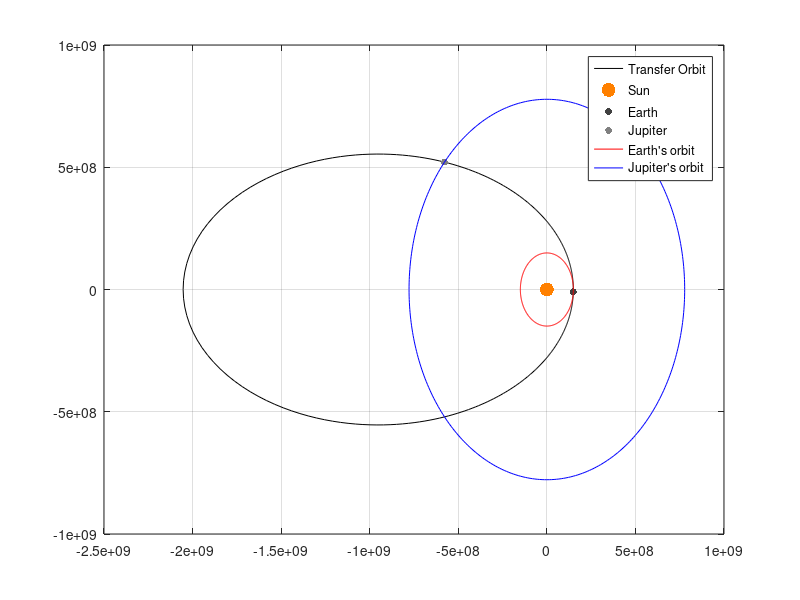
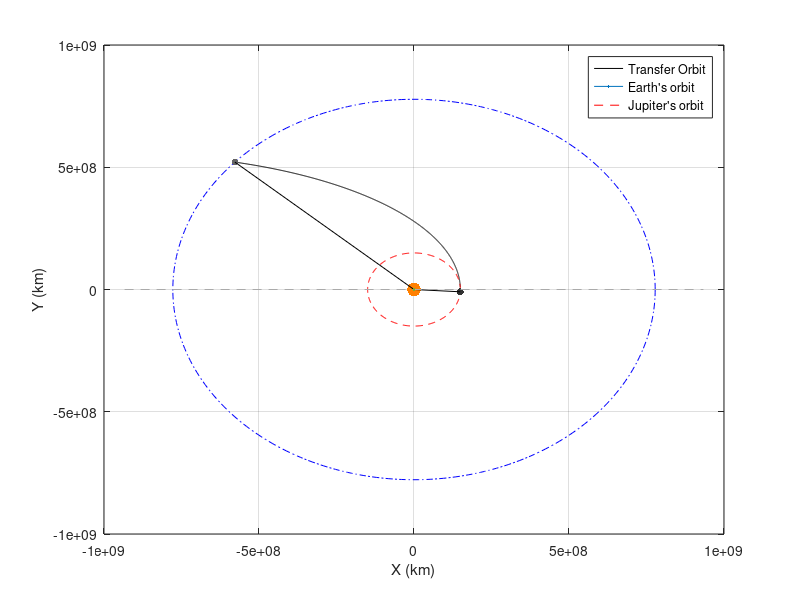

MATLAB code to generate these figures, in order:
clc
clear
close all

h = 6.080792635971896e+09;
mu = 1.327e11;
e = 0.864294954010606;
theta = 0:1:360;
theta_t = (360-356.4033):0.1:137.9554;

r = ((h*h/mu)./(1+e*cosd(theta)));
r_t = ((h*h/mu)./(1+e*cosd(theta_t)));

r_vec = r .* [cosd(theta);sind(theta)];
r_vec_t = r_t .* [cosd(theta_t);sind(theta_t)];

theta1 = 356.4033;
theta2 = 137.9554;
R1 = 149.6e6;       % Distance to Earth from Sun (km)
R2 = 778e6;         % Distance to Jupiter from Sun (km)

%thetas
t1 = 0:0.1:theta1;
t2 = 0:0.1:theta2;

figure
plot(r_vec(1,:),r_vec(2,:),"k");
hold on
scatter(0, 0, 100, 'filled', 'MarkerFaceColor', [255,128,0]/255);
scatter(R1*cosd(theta1),R1*sind(theta1),25, 'filled', 'MarkerFaceColor', [64,64,64]/255);
scatter(R2*cosd(theta2),R2*sind(theta2),25, 'filled', 'MarkerFaceColor', [128,128,128]/255);
plot(R1*cosd(theta),R1*sind(theta),"r");
plot(R2*cosd(theta),R2*sind(theta),"b");
hold off
legend("Transfer Orbit", "Sun","Earth","Jupiter","Earth's orbit", "Jupiter's orbit");
grid on

figure
plot(r_vec_t(1,:),r_vec_t(2,:),"k",LineWidth=1);
hold on
plot(R1*cosd(theta),R1*sind(theta),"--r", LineWidth=1);
plot(R2*cosd(theta),R2*sind(theta),"-.b",LineWidth=1);
scatter(0, 0, 100, 'filled', 'MarkerFaceColor', [255,128,0]/255);
scatter(R1*cosd(theta1),R1*sind(theta1),25, 'filled', 'MarkerFaceColor', [50,50,50]/255);
scatter(R2*cosd(theta2),R2*sind(theta2),25, 'filled', 'MarkerFaceColor', [100,100,100]/255);
plot([0,R1*cosd(theta1)],[0,R1*sind(theta1)],"k");
plot([0,R2*cosd(theta2)],[0,R2*sind(theta2)],"k");
% plot(R1*0.45*cosd(t1), R1*0.45*sind(t1),"k");
% plot(R1*0.35*cosd(t2), R1*0.35*sind(t2),"k");
plot([1.2*R2*cosd(180),1.2*R2*cosd(0)],[R2*sind(180),R2*sind(0)],"--", 'Color',[170,170,170]/255,LineWidth=0.75);
hold off
%legend("Transfer Orbit", "Earth's orbit","Jupiter's orbit","Sun","Earth", "Jupiter");
legend("Transfer Orbit", "Earth's orbit","Jupiter's orbit");
grid on
xlim([-10e8 10e8]);
ylim([-10e8 10e8]);
xlabel("X (km)");
ylabel("Y (km)");

% From the plot:
%       periapsis: 149463000
%       apoapsis: 2053310000










